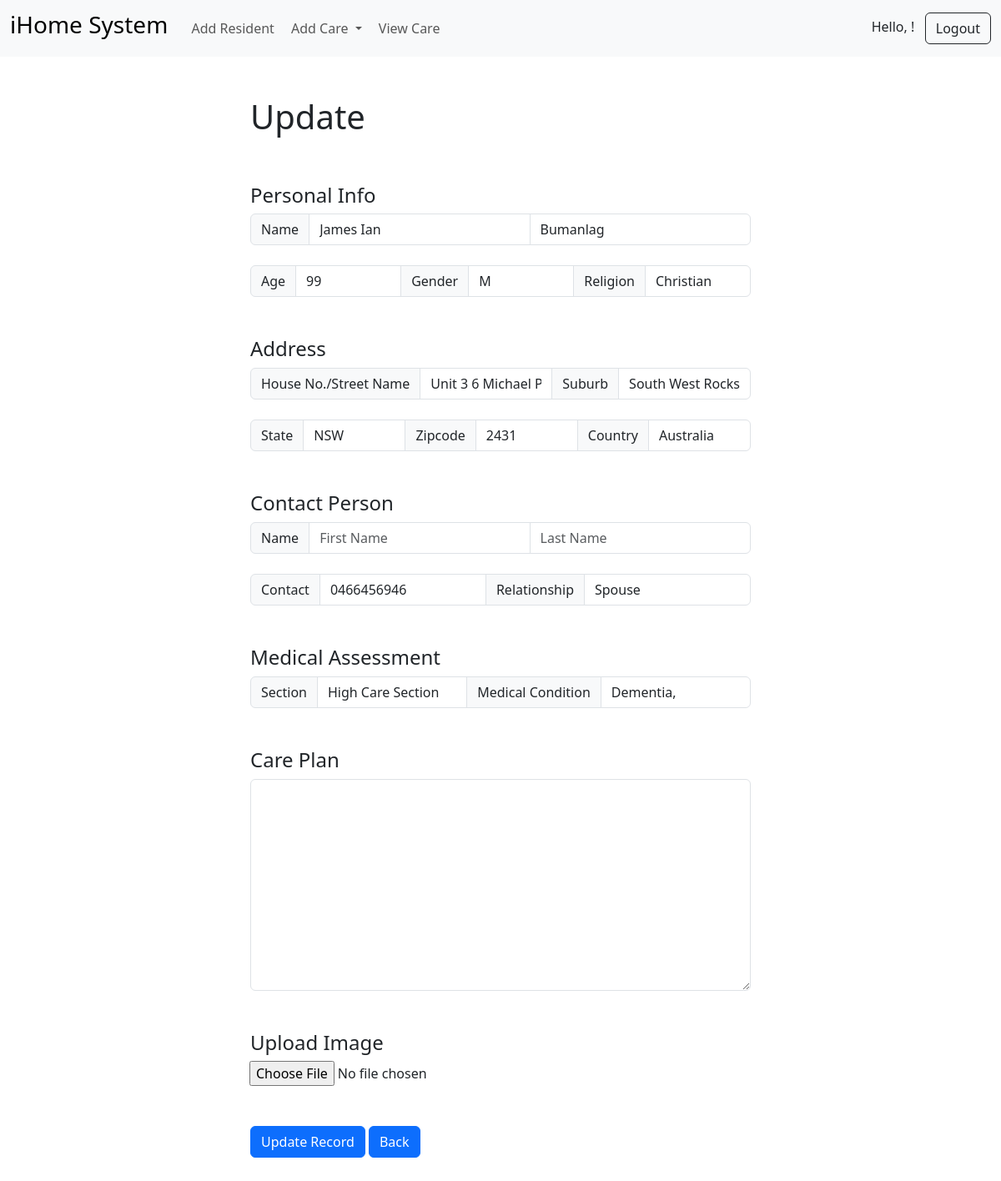
The app's page /update/2 (signed in) with its own data.
### my_app/models.py (models this page shows, shortened)
class Record(models.Model):
    created_at = models.DateTimeField(auto_now_add = True)
    first_name = models.CharField(max_length=50)
    last_name = models.CharField(max_length=50)
    age = models.CharField(max_length=10)
    gender = models.CharField(max_length=10)
    religion = models.CharField(max_length=50)
    house_street = models.CharField(max_length=50)
    suburb = models.CharField(max_length=50)
    state  = models.CharField(max_length=20)
    post_code = models.CharField(max_length=20)
    country = models.CharField(max_length=50)
    section = models.CharField(max_length=50)
    med_background = models.CharField(max_length=250)
    care_plan = models.CharField(max_length=2500, null=True)
    contact_first = models.CharField(max_length=50)
    contact_last = models.CharField(max_length=50)
    contact_number = models.CharField(max_length=50)
    contact_rel = models.CharField(max_length=20)
    person_image = models.ImageField(null=True, blank=True, upload_to='images/')

### my_app/views.py (the view)
# urls.py: path('update/<int:pk>', views.update_record, name='update'),
def update_record(request, pk):
    if request.user.is_authenticated:
        current_record = get_object_or_404(Record, id=pk)
        if request.method == 'POST':
            form = AddRecordForm(request.POST, request.FILES, instance=current_record)
            if form.is_valid():
                form.save()
                messages.success(request, 'Record has been updated')
                return redirect('record', pk=current_record.id)
            else:
                messages.success(request, 'Update Failed')
                return redirect('record', pk=current_record.id)
        else:
            form = AddRecordForm(instance=current_record)
        return render(request, 'login/update_record.html', {'form': form})
    else:
        messages.success(request, 'You must be logged in')
        return redirect('home')

### my_app/templates/login/update_record.html (shortened to what this page needs)
{% extends 'base.html' %}
{% block content %}
    <div class="col-md-6 offset-md-3">
        <br>
        <br>
        <h1>Update {{current_record.first_name}} {{current_record.last_name}}</h1>
        <br><br>
        <form action="" method="POST" enctype="multipart/form-data">
            <h4>Personal Info</h4>
            <div class="input-group">
                <span class="input-group-text">Name</span>
                {{ form.first_name }}
                {{ form.last_name }}
            </div>
              <br>
            <div class="input-group">
                <span class="input-group-text">Age</span>
                {{ form.age }}
                <span class="input-group-text">Gender</span>
                {{ form.gender }}
                <span class="input-group-text">Religion</span>
                {{ form.religion }}
            </div>
            <br>
            <br>
            <h4>Address</h4>
            <div class="input-group">
                <span class="input-group-text">House No./Street Name</span>
                {{ form.house_street }}
                <span class="input-group-text">Suburb</span>
                {{ form.suburb }}
            </div><br>
            <div class="input-group">
                <span class="input-group-text">State</span>
                {{ form.state }}
                <span class="input-group-text">Zipcode</span>
                {{ form.post_code }}
                <span class="input-group-text">Country</span>
                {{ form.country }}
            </div>
            <br><br>
            <h4>Contact Person</h4>
            <div class="input-group">
                <span class="input-group-text">Name</span>
                {{ form.contact_first }} {{ form.contact_last}}
            </div>
            <br>
            <div class="input-group">
                <span class="input-group-text">Contact</span>
                {{ form.contact_number }}
                <span class="input-group-text">Relationship</span>
                {{ form.contact_rel }}
            </div>
            <br><br>
            <h4>Medical Assessment</h4>
            <div class="input-group">
                <span class="input-group-text">Section</span>
                {{ form.section }}
                <span class="input-group-text">Medical Condition</span>
                {{ form.med_background }}
            </div>
            <br><br>
            <h4>Care Plan</h4>
            <div class="input-group">
                {{ form.care_plan }}
            </div>
            <br><br>
            <h4>Upload Image</h4>
            <div class="input-group">
                <br>
                {{ form.person_image }}
            </div>
            <br><br>
            <button type="submit" class="btn btn-primary">Update Record</button>
            <button type="button" class="btn btn-primary" onclick="history.back()">Back</button>
        </form>
    </div>
    <br><br>
{% endblock %}

### records on screen
Record: first_name "James Ian", last_name "Bumanlag", age "99", gender "M", religion "Christian", house_street "Unit 3 6 Michael Pl", suburb "South West Rocks", state "NSW", post_code "2431", country "Australia", contact_number "0466456946", contact_rel "Spouse", section "High Care Section", med_background "Dementia,"
